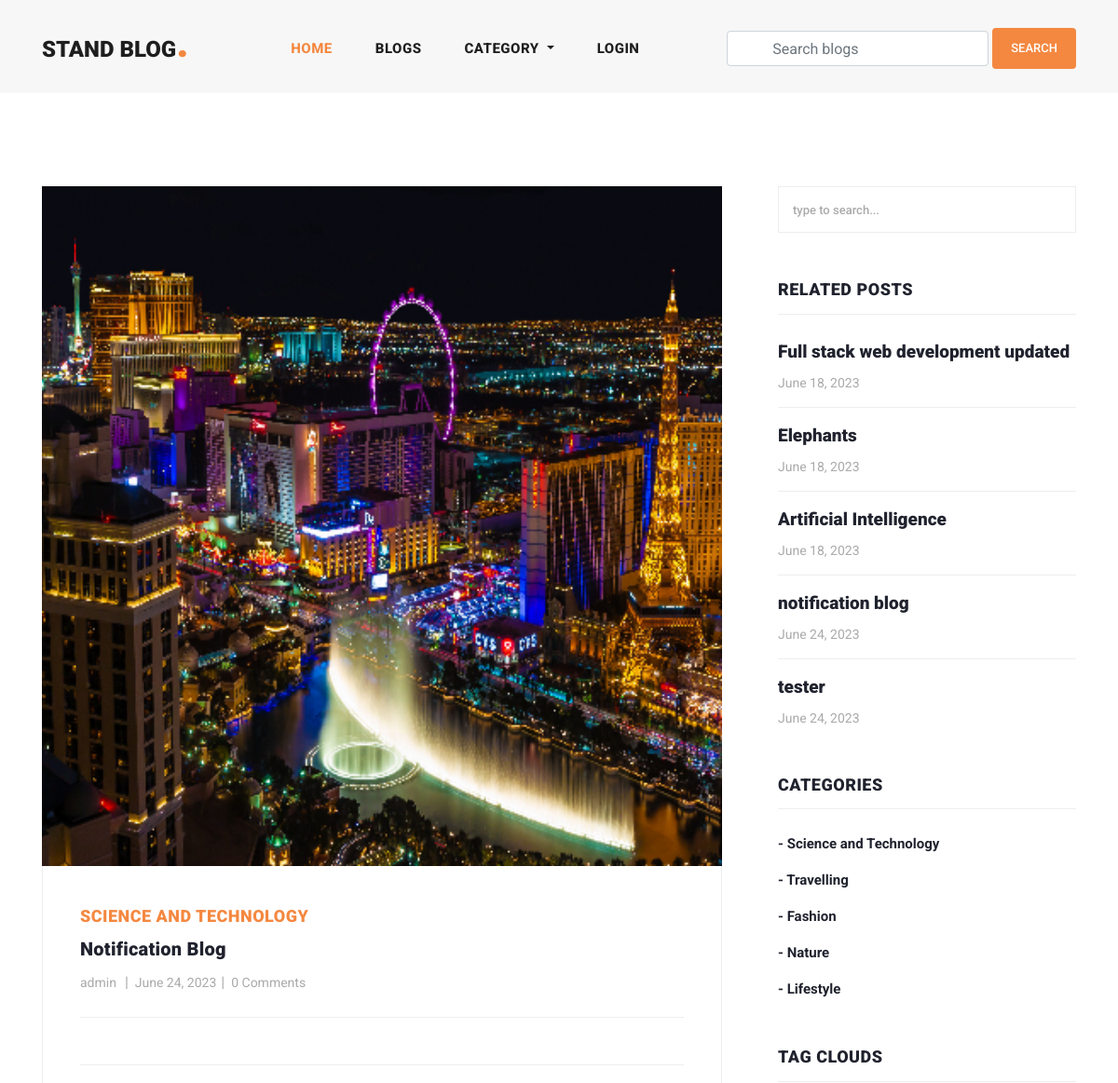
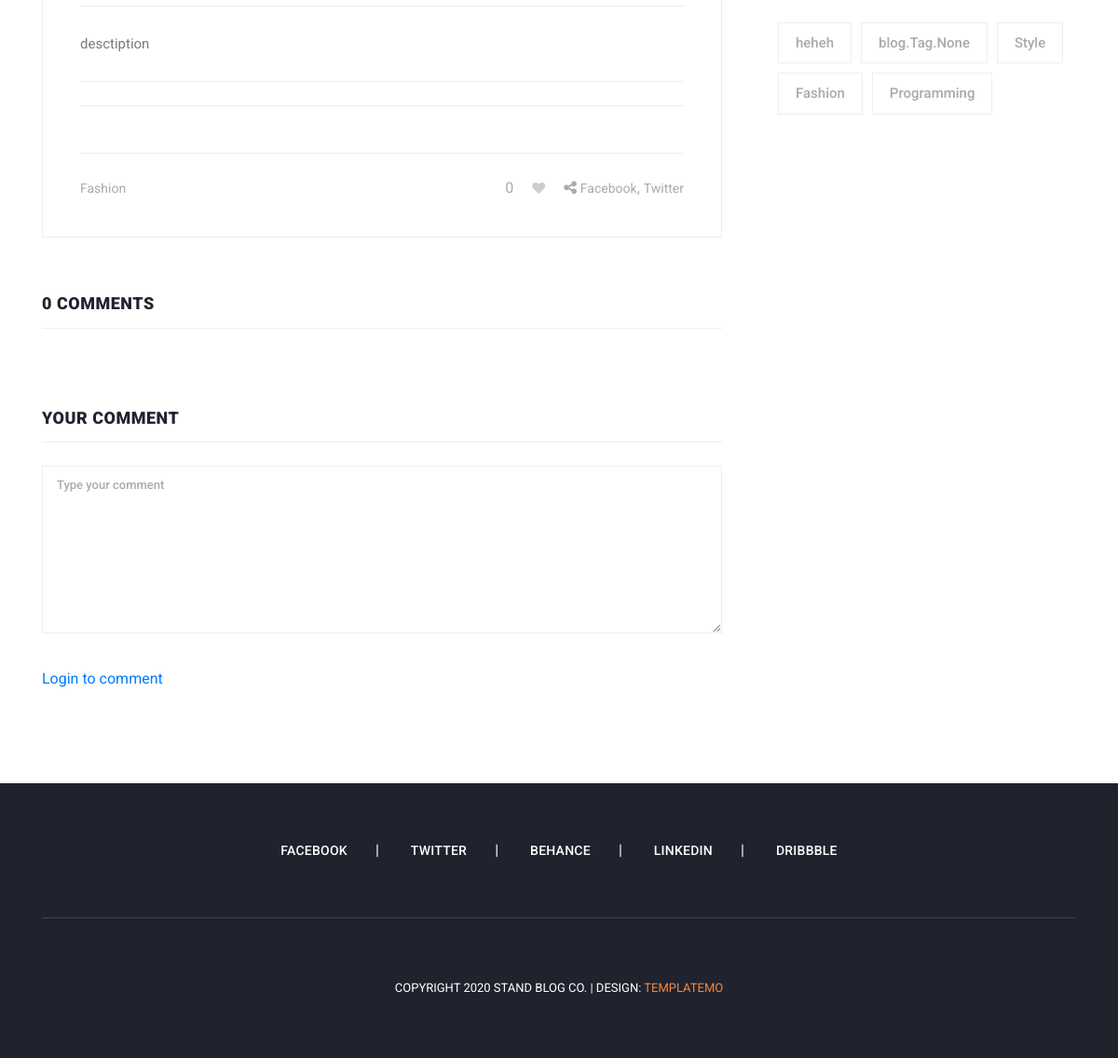
Screenshot of /blog/notification-blog/ with the database file from the repository (2 pictures, top to bottom).
### blog/models.py (models this page shows, shortened)
class Blog(models.Model):
    user = models.ForeignKey(
        User,
        related_name='user_blogs',
        on_delete=models.CASCADE
    )
    category = models.ForeignKey(
        Category,
        related_name='category_blogs',
        on_delete=models.CASCADE
    )
    tags = models.ManyToManyField(
        Tag,
        related_name='tag_blogs',
        blank=True
    )
    likes = models.ManyToManyField(
        User,
        related_name='user_likes',
        blank=True
    )
    title = models.CharField(
        max_length=250
    )
    slug = models.SlugField(null=True, blank=True)
    banner = models.ImageField(upload_to='blog_banners')
    description = RichTextField()
    created_date = models.DateField(auto_now_add=True)

class Category(models.Model):
    title = models.CharField(max_length=150, unique=True)
    slug = models.SlugField(null=True, blank=True)
    created_date = models.DateField(auto_now_add=True)

class Tag(models.Model):
    title = models.CharField(max_length=150)
    slug = models.SlugField(null=True, blank=True)
    created_date = models.DateField(auto_now_add=True)

### user_profile/models.py (models this page shows, shortened)
class User(AbstractUser):
    email = models.EmailField(
        max_length=150,
        unique=True,
        error_messages={
            "unique": "The email must be unique"
        }
    )
    profile_image = models.ImageField(
        null=True,
        blank=True,
        upload_to="profile_images"
    )
    followers = models.ManyToManyField("Follow")
    REQUIRED_FIELDS = ["email"]
    objects = CustomUserManager()

### blog/views.py (the view, shortened to what this page needs)
# urls.py: path('blog/<str:slug>/', blog_details, name='blog_details'),
def blog_details(request, slug):
    form = TextForm()
    blog = get_object_or_404(Blog, slug=slug)
    category = Category.objects.get(id=blog.category.id)
    related_blogs = category.category_blogs.all()
    tags = Tag.objects.order_by('-created_date')[:5]
    liked_by = request.user in blog.likes.all()
    context = {
        "blog": blog,
        "related_blogs": related_blogs,
        "tags": tags,
        "form": form,
        "liked_by": liked_by
    }
    return render(request, 'blog_details.html', context)

### templates/blog_details.html (shortened to what this page needs)
{% extends 'base.html' %}
{% load static %}
{% block content %}
<section class="blog-posts grid-system">
    <div class="container">
        <div class="row">
            <div class="col-lg-8">
                <div class="all-blog-posts">
                    <div class="row">
                        <div class="col-lg-12">
                            <div class="blog-post">
                                <div class="blog-thumb">
                                    <img src="{{blog.banner.url}}" alt="">
                                </div>
                                <div class="down-content">
                                    <span>{{blog.category.title}}</span>
                                    <a href="javascript.void(0);">
                                        <h4>{{blog.title}}</h4>
                                    </a>
                                    <ul class="post-info">
                                        <li><a
                                                href="{% url 'view_user_information' blog.user.username %}">{{blog.user.username}}</a>
                                        </li>
                                        <li><a href="javascript.void(0);">{{blog.created_date}}</a></li>
                                        <li><a href="javascript.void(0);">{{blog.blog_comments.all.count}} Comments</a>
                                        </li>
                                    </ul>
                                    <p>{{blog.description|safe}}</p>
                                    <div class="post-options">
                                        <div class="row">
                                            <div class="col-6">
                                                <ul class="post-tags">
                                                    {% if blog.tags.all.count > 0 %}
                                                    {% for tag in blog.tags.all %}
                                                    <li><a href="{% url 'tag_blogs' tag.slug %}">{{tag.title}}</a></li>
                                                    {% endfor %}
                                                    {% else %}
                                                    None
                                                    {% endif %}
                                                </ul>
                                            </div>
                                            {% if request.user.is_authenticated %}
                                            <div class="col-6">
                                                <ul class="post-share">
                                                    <li id="like-count">{{blog.likes.count}}</li>
                                                    {% if liked_by %}
                                                    <li class="pl-3 pr-3"><a href="javascript:void(0);"><i
                                                                id="like-icon" data-blog="{{blog.id}}"
                                                                class="fa fa-heart"></i></a>
                                                    </li>
                                                    {% else %}
                                                    <li class="pl-3 pr-3"><a href="javascript:void(0);"><i
                                                                id="like-icon" data-blog="{{blog.id}}"
                                                                class="fa fa-heart empty-heart"></i></a>
                                                    </li>
                                                    {% endif %}
                                                    <li><i class="fa fa-share-alt"></i></li>
                                                    <li><a href="#">Facebook</a>,</li>
                                                    <li><a href="#"> Twitter</a></li>
                                                </ul>
                                            </div>
                                            {% else %}
                                            <div class="col-6">
                                                <ul class="post-share">
                                                    <li id="like-count">{{blog.likes.count}}</li>
                                                    {% if liked_by %}
                                                    <li class="pl-3 pr-3"><a href="{% url 'login' %}"><i
                                                                class="fa fa-heart"></i></a>
                                                    </li>
                                                    {% else %}
                                                    <li class="pl-3 pr-3"><a href="{% url 'login' %}"><i
                                                                class="fa fa-heart empty-heart"></i></a>
                                                    </li>
                                                    {% endif %}
                                                    <li><i class="fa fa-share-alt"></i></li>
                                                    <li><a href="#">Facebook</a>,</li>
                                                    <li><a href="#"> Twitter</a></li>
                                                </ul>
                                            </div>
                                            {% endif %}
                                        </div>
                                    </div>
                                </div>
                            </div>
                        </div>
                        <div class="col-lg-12">
                            <div class="sidebar-item comments">
                                <div class="sidebar-heading">
                                    <h2>{{blog.blog_comments.count}} Comments</h2>
                                </div>
                            </div>
                        </div>
                        <div class="col-lg-12">
                            <div class="sidebar-item submit-comment">
                                <div class="sidebar-heading">
                                    <h2>Your comment</h2>
                                </div>
                                <div class="content">
                                    <form id="comment" action="{% url 'blog_details' blog.slug %}" method="POST">
                                        <div class="row">
                                            <div class="col-lg-12">
                                                <fieldset>
                                                    <textarea name="text" rows="6" id="message"
                                                        placeholder="Type your comment" required=""></textarea>
                                                </fieldset>
                                            </div>
                                            <div class="col-lg-12">
                                                <fieldset>
                                                    {% if request.user.is_authenticated %}
                                                    <button type="submit" id="form-submit"
                                                        class="main-button">Submit</button>
                                                    {% else %}
                                                    <a href="{% url 'login' %}" id="form-submit"
                                                        class="main-button">Login
                                                        to
                                                        comment</a>
                                                    {% endif %}
                                                </fieldset>
                                            </div>
                                        </div>
                                    </form>
                                </div>
                            </div>
                        </div>
                    </div>
                </div>
            </div>
            <div class="col-lg-4">
                <div class="sidebar">
                    <div class="row">
                        <div class="col-lg-12">
                            <div class="sidebar-item search">
                                <form id="search_form" name="gs" method="GET" action="#">
                                    <input type="text" name="q" class="searchText" placeholder="type to search..."
                                        autocomplete="on">
                                </form>
                            </div>
                        </div>
                        <div class="col-lg-12">
                            <div class="sidebar-item recent-posts">
                                <div class="sidebar-heading">
                                    <h2>Related Posts</h2>
                                </div>
                                <div class="content">
                                    <ul>
                                        {% for blog in related_blogs %}
                                        <li><a href="{% url 'blog_details' blog.slug %}">
                                                <h5>{{blog.title}}</h5>
                                                <span>{{blog.created_date}}</span>
                                            </a></li>
                                        {% endfor %}
                                    </ul>
                                </div>
                            </div>
                        </div>
                        <div class="col-lg-12">
                            <div class="sidebar-item categories">
                                <div class="sidebar-heading">
                                    <h2>Categories</h2>
                                </div>
                                <div class="content">
                                    <ul>
                                        {% for category in categories %}
                                        <li><a href="{% url 'category_blogs' category.slug %}">- {{category.title}}</a>
                                        </li>
                                        {% endfor %}
                                    </ul>
                                </div>
                            </div>
                        </div>
                        <div class="col-lg-12">
                            <div class="sidebar-item tags">
                                <div class="sidebar-heading">
                                    <h2>Tag Clouds</h2>
                                </div>
                                <div class="content">
                                    <ul>
                                        {% for tag in tags %}
                                        <li><a href="{% url 'tag_blogs' tag.slug %}">{{tag.title}}</a></li>
                                        {% endfor %}
                                    </ul>
                                </div>
                            </div>
                        </div>
                    </div>
                </div>
            </div>
        </div>
    </div>
</section>
{% endblock content %}

### rows the page displays
Blog: banner (picture), category "SCIENCE AND TECHNOLOGY", title "Notification Blog", user.username "admin", created_date "June 24, 2023", blog_comments.all.count "0", description "desctiption", likes.count "0", blog_comments.count "0", title "notification blog"
Tag: title "Fashion"
Blog: title "Full stack web development updated", created_date "June 18, 2023"
Blog: title "Elephants", created_date "June 18, 2023"
Blog: title "Artificial Intelligence", created_date "June 18, 2023"
Blog: title "tester", created_date "June 24, 2023"
Category: title "Science and Technology"
Category: title "Travelling"
Category: title "Fashion"
Category: title "Nature"
Category: title "Lifestyle"
Tag: title "heheh"
Tag: title "blog.Tag.None"
Tag: title "Style"
Tag: title "Programming"
